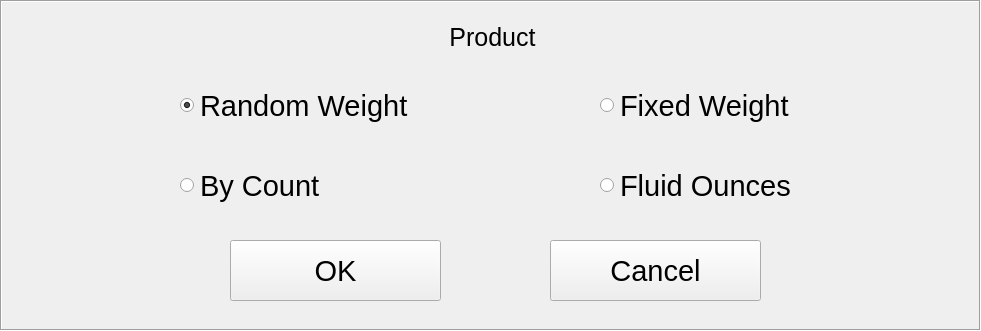
  <widget class="QFrame" name="gbNewProduct">
   <property name="geometry">
    <rect>
     <x>10</x>
     <y>570</y>
     <width>981</width>
     <height>331</height>
    </rect>
   </property>
   <property name="styleSheet">
    <string notr="true">QWidget#gbNewProduct{
	background-color: rgb(231, 231, 231);
}</string>
   </property>
   <property name="frameShape">
    <enum>QFrame::Box</enum>
   </property>
   <property name="frameShadow">
    <enum>QFrame::Sunken</enum>
   </property>
   <widget class="QRadioButton" name="rbRandomWeight">
    <property name="geometry">
     <rect>
      <x>180</x>
      <y>80</y>
      <width>390</width>
      <height>51</height>
     </rect>
    </property>
    <property name="font">
     <font>
      <pointsize>22</pointsize>
     </font>
    </property>
    <property name="text">
     <string>Random Weight</string>
    </property>
    <property name="checked">
     <bool>true</bool>
    </property>
   </widget>
   <widget class="QRadioButton" name="rbByCount">
    <property name="geometry">
     <rect>
      <x>180</x>
      <y>160</y>
      <width>390</width>
      <height>51</height>
     </rect>
    </property>
    <property name="font">
     <font>
      <pointsize>22</pointsize>
     </font>
    </property>
    <property name="text">
     <string>By Count</string>
    </property>
   </widget>
   <widget class="QRadioButton" name="rbFixedWeight">
    <property name="geometry">
     <rect>
      <x>600</x>
      <y>80</y>
      <width>351</width>
      <height>51</height>
     </rect>
    </property>
    <property name="font">
     <font>
      <pointsize>22</pointsize>
     </font>
    </property>
    <property name="text">
     <string>Fixed Weight</string>
    </property>
   </widget>
   <widget class="QRadioButton" name="rbFluidOunces">
    <property name="geometry">
     <rect>
      <x>600</x>
      <y>160</y>
      <width>351</width>
      <height>51</height>
     </rect>
    </property>
    <property name="font">
     <font>
      <pointsize>22</pointsize>
     </font>
    </property>
    <property name="text">
     <string>Fluid Ounces</string>
    </property>
   </widget>
   <widget class="QPushButton" name="butOK">
    <property name="geometry">
     <rect>
      <x>230</x>
      <y>240</y>
      <width>211</width>
      <height>61</height>
     </rect>
    </property>
    <property name="font">
     <font>
      <pointsize>22</pointsize>
     </font>
    </property>
    <property name="text">
     <string>OK</string>
    </property>
   </widget>
   <widget class="QLabel" name="lblcreateNewProductQuestion">
    <property name="geometry">
     <rect>
      <x>132</x>
      <y>12</y>
      <width>721</width>
      <height>51</height>
     </rect>
    </property>
    <property name="font">
     <font>
      <pointsize>19</pointsize>
     </font>
    </property>
    <property name="text">
     <string>Product</string>
    </property>
    <property name="alignment">
     <set>Qt::AlignCenter</set>
    </property>
   </widget>
   <widget class="QPushButton" name="butCancel">
    <property name="geometry">
     <rect>
      <x>550</x>
      <y>240</y>
      <width>211</width>
      <height>61</height>
     </rect>
    </property>
    <property name="font">
     <font>
      <pointsize>22</pointsize>
     </font>
    </property>
    <property name="text">
     <string>Cancel</string>
    </property>
   </widget>
  </widget>
